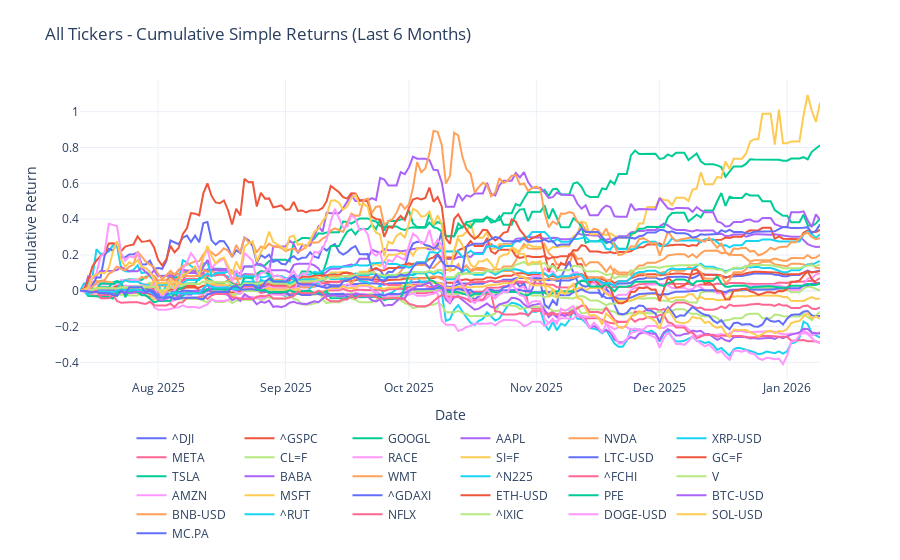

The cell this chart's notebook holds for it:
### Code cell
# plot last 6 months of cumprod_simple_6m returns 
fig = go.Figure()
for column in cumprod_simple_6m.columns:
    fig.add_trace(
        go.Scatter(
            x=cumprod_simple_6m.index,
            y=cumprod_simple_6m[column],
            mode="lines",
            name=column,
        )
    )

fig.update_layout(
    title="All Tickers - Cumulative Simple Returns (Last 6 Months)",
    xaxis_title="Date",
    yaxis_title="Cumulative Return",
    legend=dict(orientation="h", yanchor="top", y=-0.15, xanchor="center", x=0.5),
    template="plotly_white",
    margin=dict(t=80, b=120),
)
fig.show()

### Figure 1 — Plotly figure (JSON) as saved in the notebook; plotly's stock layout.template omitted (floating-point values rounded to 4 significant figures; data arrays with more than 128 entries replaced by an {"elided": "..."} marker saying what was removed)
{"data": [{"mode": "lines", "name": "^DJI", "type": "scatter", "x": {"elided": "181 str values"}, "y": {"elided": "181 float values"}}, {"mode": "lines", "name": "^GSPC", "type": "scatter", "x": {"elided": "181 str values"}, "y": {"elided": "181 float values"}}, {"mode": "lines", "name": "GOOGL", "type": "scatter", "x": {"elided": "181 str values"}, "y": {"elided": "181 float values"}}, {"mode": "lines", "name": "AAPL", "type": "scatter", "x": {"elided": "181 str values"}, "y": {"elided": "181 float values"}}, {"mode": "lines", "name": "NVDA", "type": "scatter", "x": {"elided": "181 str values"}, "y": {"elided": "181 float values"}}, {"mode": "lines", "name": "XRP-USD", "type": "scatter", "x": {"elided": "181 str values"}, "y": {"elided": "181 float values"}}, {"mode": "lines", "name": "META", "type": "scatter", "x": {"elided": "181 str values"}, "y": {"elided": "181 float values"}}, {"mode": "lines", "name": "CL=F", "type": "scatter", "x": {"elided": "181 str values"}, "y": {"elided": "181 float values"}}, {"mode": "lines", "name": "RACE", "type": "scatter", "x": {"elided": "181 str values"}, "y": {"elided": "181 float values"}}, {"mode": "lines", "name": "SI=F", "type": "scatter", "x": {"elided": "181 str values"}, "y": {"elided": "181 float values"}}, {"mode": "lines", "name": "LTC-USD", "type": "scatter", "x": {"elided": "181 str values"}, "y": {"elided": "181 float values"}}, {"mode": "lines", "name": "GC=F", "type": "scatter", "x": {"elided": "181 str values"}, "y": {"elided": "181 float values"}}, {"mode": "lines", "name": "TSLA", "type": "scatter", "x": {"elided": "181 str values"}, "y": {"elided": "181 float values"}}, {"mode": "lines", "name": "BABA", "type": "scatter", "x": {"elided": "181 str values"}, "y": {"elided": "181 float values"}}, {"mode": "lines", "name": "WMT", "type": "scatter", "x": {"elided": "181 str values"}, "y": {"elided": "181 float values"}}, {"mode": "lines", "name": "^N225", "type": "scatter", "x": {"elided": "181 str values"}, "y": {"elided": "181 float values"}}, {"mode": "lines", "name": "^FCHI", "type": "scatter", "x": {"elided": "181 str values"}, "y": {"elided": "181 float values"}}, {"mode": "lines", "name": "V", "type": "scatter", "x": {"elided": "181 str values"}, "y": {"elided": "181 float values"}}, {"mode": "lines", "name": "AMZN", "type": "scatter", "x": {"elided": "181 str values"}, "y": {"elided": "181 float values"}}, {"mode": "lines", "name": "MSFT", "type": "scatter", "x": {"elided": "181 str values"}, "y": {"elided": "181 float values"}}, {"mode": "lines", "name": "^GDAXI", "type": "scatter", "x": {"elided": "181 str values"}, "y": {"elided": "181 float values"}}, {"mode": "lines", "name": "ETH-USD", "type": "scatter", "x": {"elided": "181 str values"}, "y": {"elided": "181 float values"}}, {"mode": "lines", "name": "PFE", "type": "scatter", "x": {"elided": "181 str values"}, "y": {"elided": "181 float values"}}, {"mode": "lines", "name": "BTC-USD", "type": "scatter", "x": {"elided": "181 str values"}, "y": {"elided": "181 float values"}}, {"mode": "lines", "name": "BNB-USD", "type": "scatter", "x": {"elided": "181 str values"}, "y": {"elided": "181 float values"}}, {"mode": "lines", "name": "^RUT", "type": "scatter", "x": {"elided": "181 str values"}, "y": {"elided": "181 float values"}}, {"mode": "lines", "name": "NFLX", "type": "scatter", "x": {"elided": "181 str values"}, "y": {"elided": "181 float values"}}, {"mode": "lines", "name": "^IXIC", "type": "scatter", "x": {"elided": "181 str values"}, "y": {"elided": "181 float values"}}, {"mode": "lines", "name": "DOGE-USD", "type": "scatter", "x": {"elided": "181 str values"}, "y": {"elided": "181 float values"}}, {"mode": "lines", "name": "SOL-USD", "type": "scatter", "x": {"elided": "181 str values"}, "y": {"elided": "181 float values"}}, {"mode": "lines", "name": "MC.PA", "type": "scatter", "x": {"elided": "181 str values"}, "y": {"elided": "181 float values"}}], "layout": {"legend": {"orientation": "h", "x": 0.5, "xanchor": "center", "y": -0.15, "yanchor": "top"}, "margin": {"b": 120, "t": 80}, "title": {"text": "All Tickers - Cumulative Simple Returns (Last 6 Months)"}, "xaxis": {"title": {"text": "Date"}}, "yaxis": {"title": {"text": "Cumulative Return"}}}}
